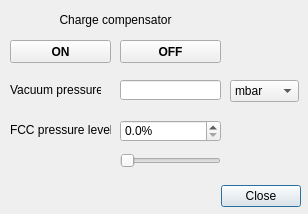
<?xml version="1.0" encoding="UTF-8"?>
<ui version="4.0">
 <class>chargeCompensator</class>
 <widget class="QDialog" name="chargeCompensator">
  <property name="windowModality">
   <enum>Qt::ApplicationModal</enum>
  </property>
  <property name="geometry">
   <rect>
    <x>0</x>
    <y>0</y>
    <width>308</width>
    <height>214</height>
   </rect>
  </property>
  <property name="sizePolicy">
   <sizepolicy hsizetype="Preferred" vsizetype="Preferred">
    <horstretch>0</horstretch>
    <verstretch>0</verstretch>
   </sizepolicy>
  </property>
  <property name="windowTitle">
   <string>Charge Compensator Settings</string>
  </property>
  <property name="layoutDirection">
   <enum>Qt::LeftToRight</enum>
  </property>
  <widget class="QDialogButtonBox" name="buttonBox">
   <property name="geometry">
    <rect>
     <x>220</x>
     <y>180</y>
     <width>81</width>
     <height>32</height>
    </rect>
   </property>
   <property name="layoutDirection">
    <enum>Qt::LeftToRight</enum>
   </property>
   <property name="orientation">
    <enum>Qt::Horizontal</enum>
   </property>
   <property name="standardButtons">
    <set>QDialogButtonBox::Close</set>
   </property>
  </widget>
  <widget class="QLabel" name="label_text_level">
   <property name="geometry">
    <rect>
     <x>10</x>
     <y>120</y>
     <width>101</width>
     <height>20</height>
    </rect>
   </property>
   <property name="text">
    <string>FCC pressure level:</string>
   </property>
  </widget>
  <widget class="QDoubleSpinBox" name="doubleSpinBox_level">
   <property name="geometry">
    <rect>
     <x>120</x>
     <y>120</y>
     <width>101</width>
     <height>22</height>
    </rect>
   </property>
   <property name="keyboardTracking">
    <bool>false</bool>
   </property>
   <property name="suffix">
    <string>%</string>
   </property>
   <property name="decimals">
    <number>1</number>
   </property>
   <property name="maximum">
    <double>100.000000000000000</double>
   </property>
  </widget>
  <widget class="QPushButton" name="pushButton_on">
   <property name="geometry">
    <rect>
     <x>10</x>
     <y>40</y>
     <width>101</width>
     <height>23</height>
    </rect>
   </property>
   <property name="font">
    <font>
     <weight>75</weight>
     <bold>true</bold>
    </font>
   </property>
   <property name="styleSheet">
    <string notr="true">QPushButton:disabled { background-color: lime; color: black }</string>
   </property>
   <property name="text">
    <string>ON</string>
   </property>
  </widget>
  <widget class="QPushButton" name="pushButton_off">
   <property name="geometry">
    <rect>
     <x>120</x>
     <y>40</y>
     <width>101</width>
     <height>23</height>
    </rect>
   </property>
   <property name="font">
    <font>
     <weight>75</weight>
     <bold>true</bold>
    </font>
   </property>
   <property name="styleSheet">
    <string notr="true">QPushButton:disabled { background-color: lime; color: black }</string>
   </property>
   <property name="text">
    <string>OFF</string>
   </property>
  </widget>
  <widget class="QLabel" name="label_text_fcc">
   <property name="geometry">
    <rect>
     <x>10</x>
     <y>10</y>
     <width>211</width>
     <height>20</height>
    </rect>
   </property>
   <property name="text">
    <string>Charge compensator</string>
   </property>
   <property name="alignment">
    <set>Qt::AlignCenter</set>
   </property>
  </widget>
  <widget class="QSlider" name="horizontalSlider_level">
   <property name="geometry">
    <rect>
     <x>120</x>
     <y>150</y>
     <width>101</width>
     <height>22</height>
    </rect>
   </property>
   <property name="maximum">
    <number>1000</number>
   </property>
   <property name="singleStep">
    <number>10</number>
   </property>
   <property name="pageStep">
    <number>100</number>
   </property>
   <property name="orientation">
    <enum>Qt::Horizontal</enum>
   </property>
  </widget>
  <widget class="QComboBox" name="comboBox_units">
   <property name="geometry">
    <rect>
     <x>230</x>
     <y>80</y>
     <width>69</width>
     <height>22</height>
    </rect>
   </property>
   <item>
    <property name="text">
     <string>mbar</string>
    </property>
   </item>
   <item>
    <property name="text">
     <string>Pa</string>
    </property>
   </item>
   <item>
    <property name="text">
     <string>Torr</string>
    </property>
   </item>
  </widget>
  <widget class="QLabel" name="label_text_vacuumPressure">
   <property name="geometry">
    <rect>
     <x>10</x>
     <y>80</y>
     <width>91</width>
     <height>20</height>
    </rect>
   </property>
   <property name="text">
    <string>Vacuum pressure:</string>
   </property>
  </widget>
  <widget class="QLineEdit" name="lineEdit_vacuumPressure">
   <property name="geometry">
    <rect>
     <x>120</x>
     <y>80</y>
     <width>101</width>
     <height>20</height>
    </rect>
   </property>
   <property name="readOnly">
    <bool>true</bool>
   </property>
  </widget>
 </widget>
 <resources/>
 <connections>
  <connection>
   <sender>buttonBox</sender>
   <signal>accepted()</signal>
   <receiver>chargeCompensator</receiver>
   <slot>accept()</slot>
   <hints>
    <hint type="sourcelabel">
     <x>190</x>
     <y>65</y>
    </hint>
    <hint type="destinationlabel">
     <x>150</x>
     <y>43</y>
    </hint>
   </hints>
  </connection>
  <connection>
   <sender>buttonBox</sender>
   <signal>rejected()</signal>
   <receiver>chargeCompensator</receiver>
   <slot>reject()</slot>
   <hints>
    <hint type="sourcelabel">
     <x>190</x>
     <y>65</y>
    </hint>
    <hint type="destinationlabel">
     <x>150</x>
     <y>43</y>
    </hint>
   </hints>
  </connection>
 </connections>
</ui>
